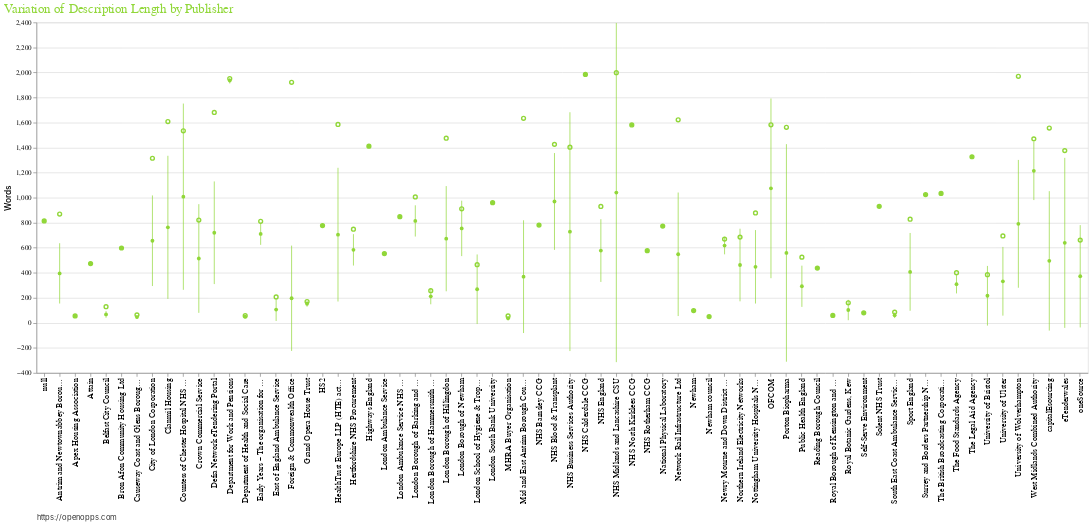

Notebook code cell kept with this figure:
### Markdown cell above
Chart of the average description length along with the standard deviation for buyers of one publisher, along with the maximum description lenght

### Code cell
df2 = df1[df1['source'] == 'td_bravosolution']
chart = alt.Chart(df2, width=1500, height=500, title="Variation of Description Length by Publisher")

points = chart.mark_point(color='#91D739', filled=True).encode(
         alt.X('buyer', title='',
            axis=alt.Axis(tickCount=12, title="https://openopps.com", 
            grid=False, 
            labelFont='Helvetica', 
            labelFontSize=12, 
            labelAngle=-90, 
            titleAlign='left',
            titleAnchor='start',
            titleFont='Helvetica',
            titleFontSize= 11,
            titleFontWeight= 300,
            titleX= -0,
            titleY= 200)
                   ),
         alt.Y('mean(description_length):Q',
               axis=alt.Axis(title="Words", 
                             titleFont='Helvetica',
                             titleFontSize=12,
                             titleFontWeight=500,)),
        )
bars = chart.mark_errorbar(extent='stdev', color='#91D739').encode(
          x=alt.X('buyer'),
          y=alt.Y('mean(description_length):Q',
                  title='')
        )

maxpoints = chart.mark_point(color='#91D739').encode(
        alt.X('buyer'),
        alt.Y('max(description_length):Q')
)

fullchart = alt.layer(
            points, bars, maxpoints
        ).configure_title(fontSize=18, anchor='start',
                color= "#91D739", font='Helvetica', fontWeight=400)
        
fullchart

### Figure 1 — Vega-Lite specification as saved in the notebook (floating-point values rounded to 4 significant figures; data arrays with more than 128 entries replaced by an {"elided": "..."} marker saying what was removed)
{"config": {"view": {"continuousWidth": 400, "continuousHeight": 300}, "title": {"anchor": "start", "color": "#91D739", "font": "Helvetica", "fontSize": 18, "fontWeight": 400}}, "layer": [{"mark": {"type": "point", "color": "#91D739", "filled": true}, "encoding": {"x": {"type": "nominal", "axis": {"grid": false, "labelAngle": -90, "labelFont": "Helvetica", "labelFontSize": 12, "tickCount": 12, "title": "https://openopps.com", "titleAlign": "left", "titleAnchor": "start", "titleFont": "Helvetica", "titleFontSize": 11, "titleFontWeight": 300, "titleX": 0, "titleY": 200}, "field": "buyer", "title": ""}, "y": {"type": "quantitative", "aggregate": "mean", "axis": {"title": "Words", "titleFont": "Helvetica", "titleFontSize": 12, "titleFontWeight": 500}, "field": "description_length"}}, "height": 500, "title": "Variation of Description Length by Publisher", "width": 1500}, {"mark": {"type": "errorbar", "color": "#91D739", "extent": "stdev"}, "encoding": {"x": {"type": "nominal", "field": "buyer"}, "y": {"type": "quantitative", "aggregate": "mean", "field": "description_length", "title": ""}}, "height": 500, "title": "Variation of Description Length by Publisher", "width": 1500}, {"mark": {"type": "point", "color": "#91D739"}, "encoding": {"x": {"type": "nominal", "field": "buyer"}, "y": {"type": "quantitative", "aggregate": "max", "field": "description_length"}}, "height": 500, "title": "Variation of Description Length by Publisher", "width": 1500}], "data": {"name": "data-aab7e100446bae804a52507819fdff36"}, "$schema": "https://vega.github.io/schema/vega-lite/v4.8.1.json", "datasets": {"data-aab7e100446bae804a52507819fdff36": {"elided": "324 records"}}}
